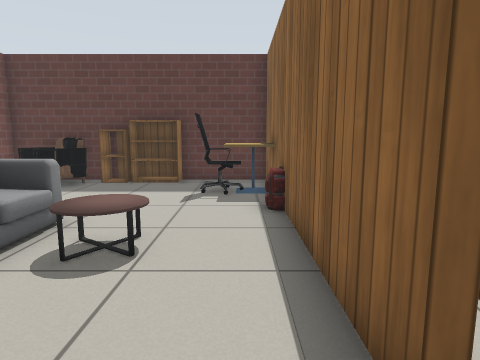
view 1 (above)

16 first-person views from a walk through a robot-simulator world made for Gazebo. The camera is 0.9 m above the floor, tilts 8° down and sees 75° across. The floor is counted in squares, 0.5 m on a side. Each view is taken from the middle of a square. On the plan, view 1 faces up. The plan holds only what a view shows up to about 16 squares ahead; the rest is blank. Simple patterns stand in for the simulator's built-in surfaces. Some stock models are drawn as simple stand-ins. Some surface patterns are stand-ins.

view 2
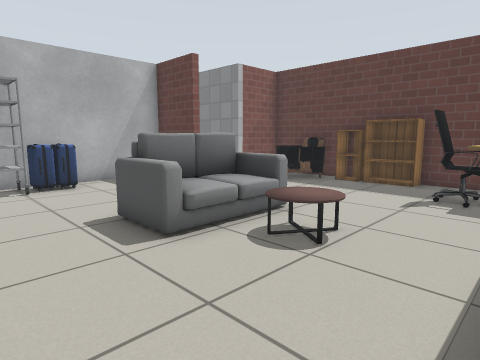

view 3
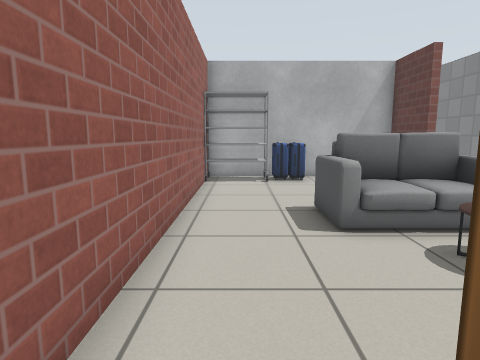

view 4
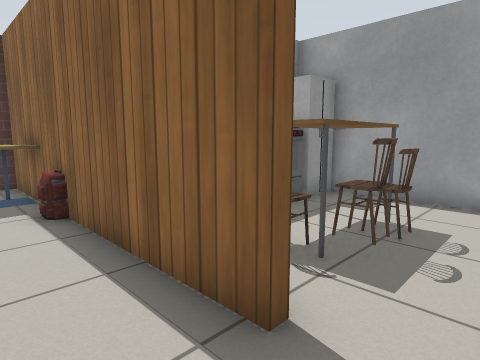

view 5
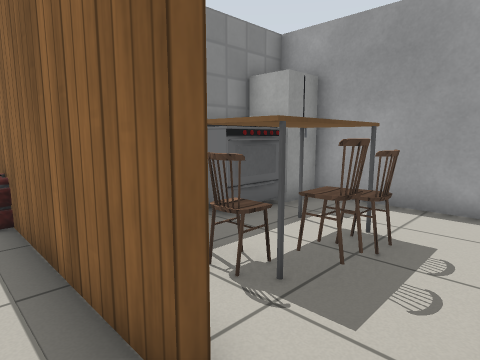

view 6
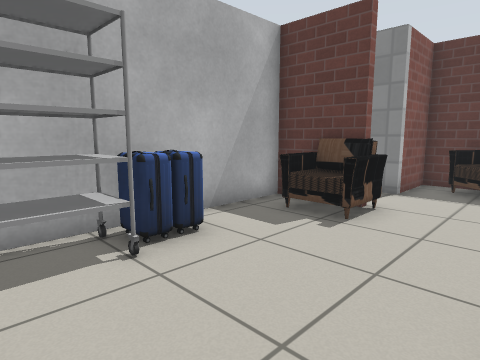

view 7
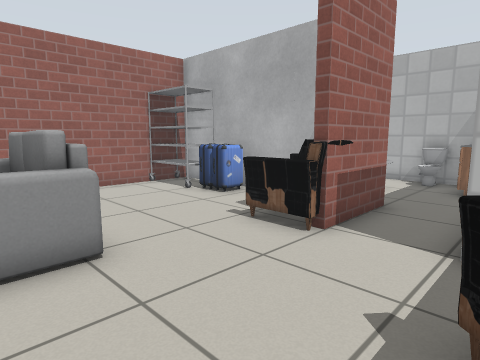

view 8
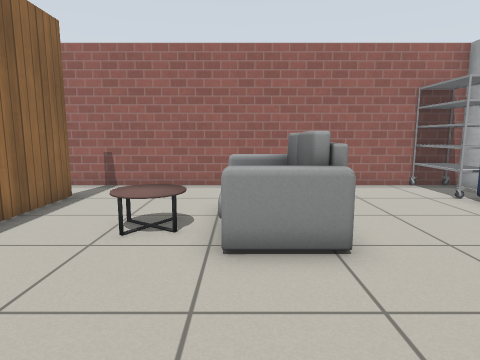

view 9
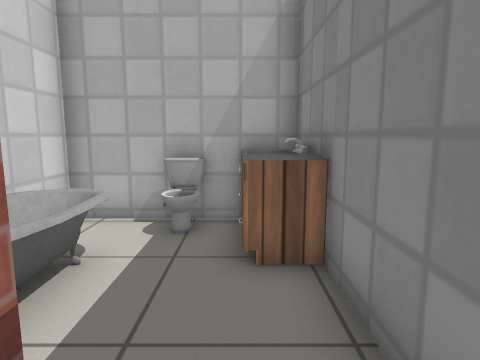

view 10
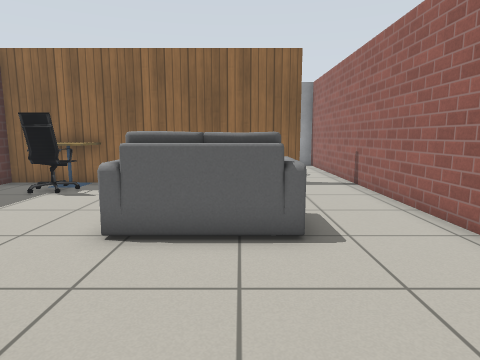

view 11
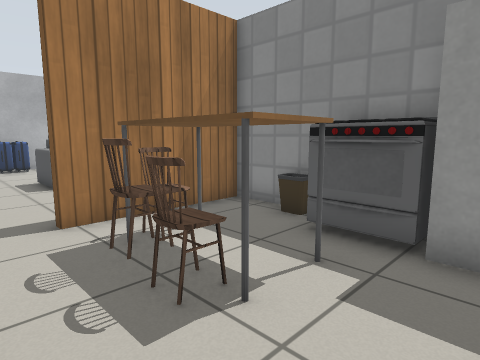

view 12
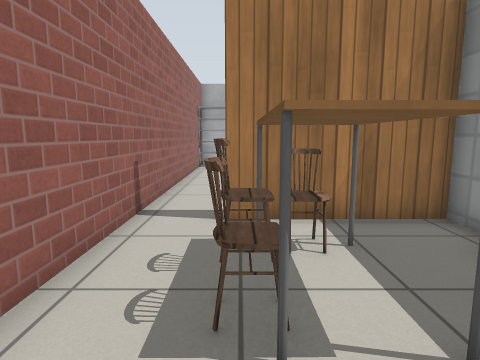

view 13
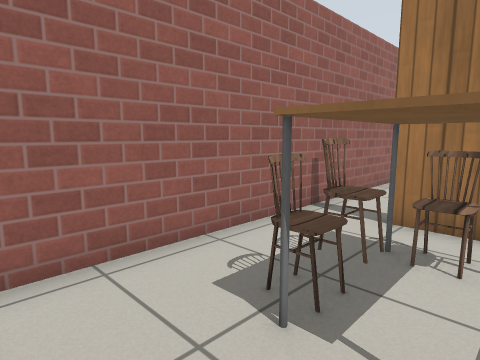

view 14
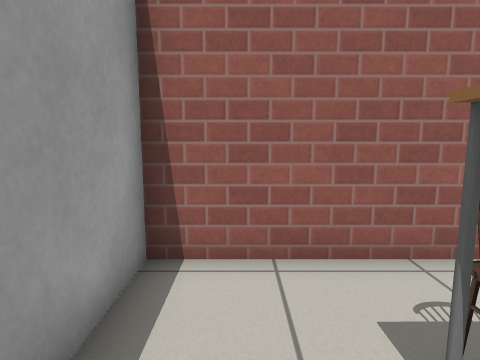

view 15
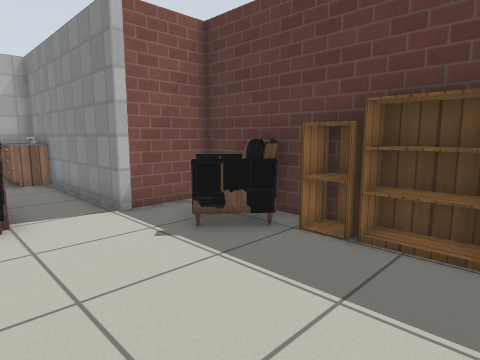

view 16
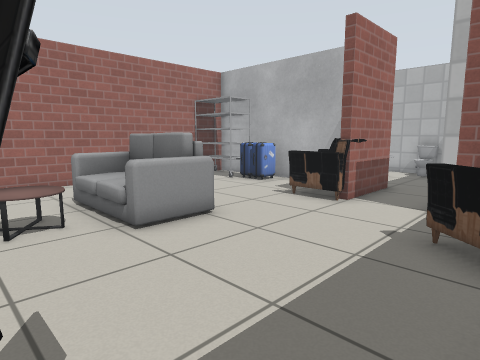

### Floor plan
Points are (right, up) in squares from view 1. A wall is a line through its corners. A room is listed if a view was taken in it or the views show most of it. See-through windows are left out.
Room 1 (views 1, 2, 4, 5, 6, 7, 8, 10, 15, 16)
walls: (-9.4, 7.7) (-12, 7.7) (-12, -0.4) (1.4, -0.4); (1.4, 1.7) (1.1, 1.7) (1.1, 9.5); (1.1, 11.4) (1.1, 12.9) (-9.3, 12.9) (-9.3, 10.2)
ways out: opening at (1, 0.5) to room 2; opening at (-10, 9) to room 3
objects: rack (-11, 0) to (-11, 1); suitcase (-11, 2); suitcase (-11, 3); armchair (-11, 6) to (-9, 8); armchair (-8, 11) to (-6, 12); sofa (-5, 3) to (-4, 6); cabinet (-5, 12); bookshelf (-4, 12) to (-3, 12); coffee table (-3, 4) to (-2, 5); office chair (-1, 10) to (-1, 11); cafe table (0, 10) to (1, 11); other object (1, 8)
Room 2 (views 3, 11, 12, 13, 14)
walls: (7.4, 6.5) (1.4, 6.5) (1.4, 1.7); (1.4, -0.4) (8.4, -0.4) (8.4, 4.2)
ways out: opening at (1, 0.5) to room 1
objects: chair (3, 3); table (3, 3) to (6, 4); chair (4, 2); bin (4, 6); chair (5, 2); stove (5, 5) to (6, 6); fridge (7, 5) to (8, 6)
Room 3 (view 9)
walls: (-12.4, 8) (-9.4, 8); (-17.7, 10.2) (-17.7, 5.3) (-15.7, 5.3); (-9.3, 10.2) (-15.5, 10.2)
ways out: opening at (-10, 9) to room 1
objects: toilet (-17, 8); other object (-17, 9) to (-15, 10); bathtub (-16, 6) to (-14, 7)

Positions as (right, up) in squares from view 1, and headings:
1: (0, 0), facing up
2: (1, 0), facing up-left
3: (2, 1), facing left
4: (-1, 0), facing up-right
5: (0, 0), facing up-right
6: (-6, 0), facing up-left
7: (-4, 11), facing down-left
8: (-4, 11), facing down
9: (-11, 9), facing left
10: (-11, 4), facing right
11: (8, 0), facing up-left
12: (8, 2), facing left
13: (8, 4), facing down-left
14: (7, 4), facing down
15: (-2, 7), facing up-left
16: (-1, 12), facing down-left
